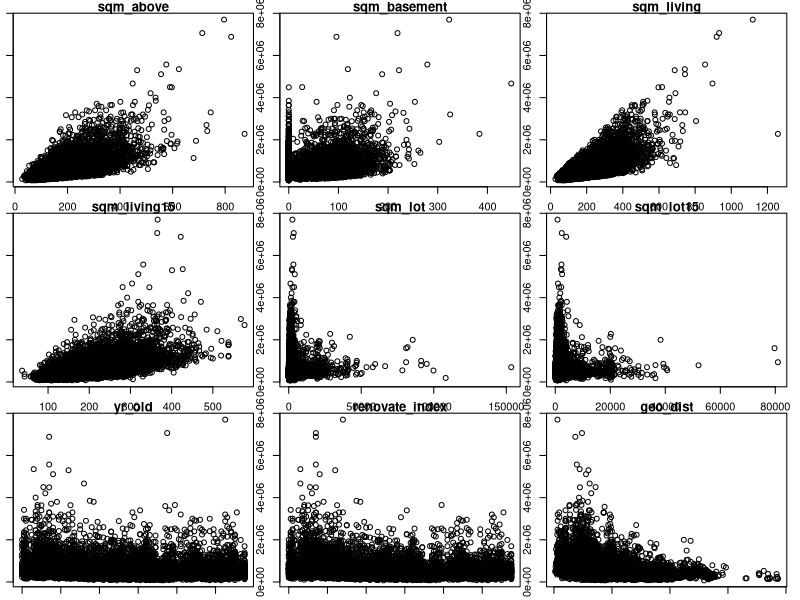

Source code (R):
library(dplyr)
df = read.table('house_data_1511.txt', header=TRUE, sep=' ')
attach(df)

keep = c("sqm_above", "sqm_basement", "sqm_living", "sqm_living15", "sqm_lot",
         "sqm_lot15", "yr_old", "renovate_index", "geo_dist") # grade looks like a parabola

par(mfrow=c(3,3))
par(mar=c(1,1,1,1))
for (i in keep){
  colnum <- which(colnames(df) %in% i)
  plot(df[,colnum], price,  main = i)
}

# TODO: compute param polynomial regr, univariate against price and think of a step as a consequence




#--------------------------------------------------------------------------
